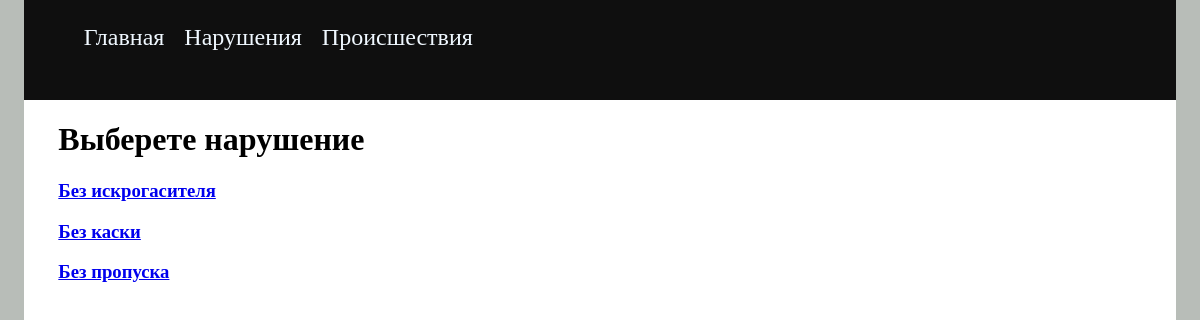
The app's page /violation, older data.
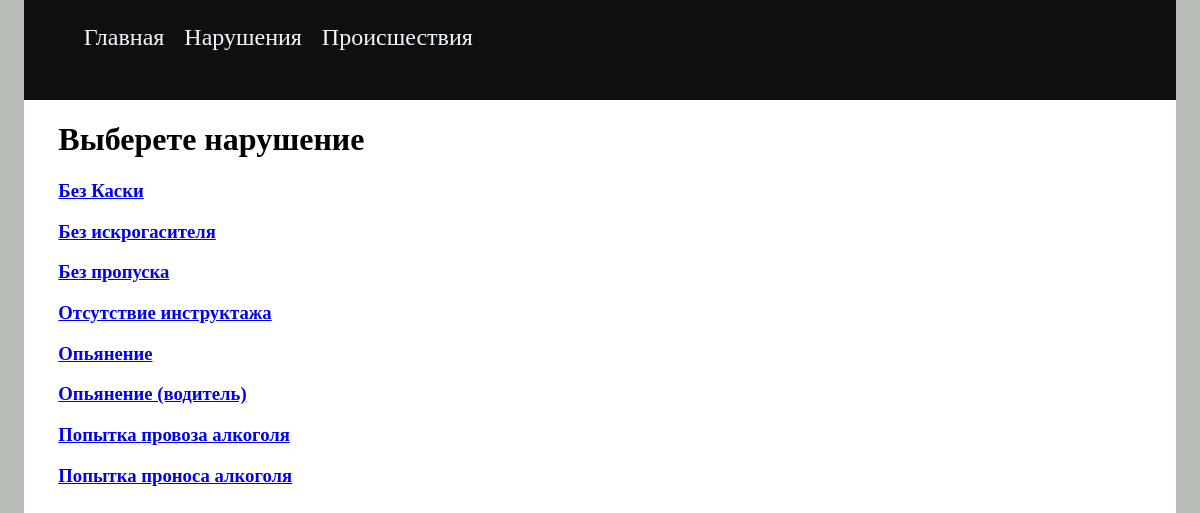
The same page, newer data.
### ohrana/models.py (models this page shows, shortened)
class Sluzhebnaya_zapiska(models.Model):
    title = models.CharField(max_length=255, verbose_name='Название')
    content = models.TextField(blank=True)
    photo = models.ImageField(upload_to="", blank=True)
    time_create = models.DateTimeField(auto_now_add=True)
    time_update = models.DateTimeField(auto_now=True)
    is_published = models.BooleanField(default=True)
    def get_absolute_url(self):
        return reverse('post', kwargs={'post_id': self.pk})
    class Meta:
        verbose_name = "Служебные записки"
        verbose_name_plural = "Служебные записки"
        ordering = ['time_create', 'title']

### ohrana/views.py (the view)
# urls.py: path('violation', violation, name='violation'),
def violation(request):
    posts = Sluzhebnaya_zapiska.objects.all()
    return render(request, 'ohrana/violation.html', {'posts':posts, 'menu':menu, 'title':'Нарушения'})

### ohrana/templates/ohrana/violation.html
{% extends 'ohrana/base.html' %}
{% block content %}
<div class="list-violation">
    <h1>Выберете нарушение</h1>
    {% for p in posts %}
    <h3><a href="{{p.get_absolute_url}}">{{p.title}}</a></h3>
    {% endfor %}
</div>
{% endblock %}

### ohrana/templates/ohrana/base.html (shortened to what this page needs)
<!DOCTYPE html>
{% load static %}
<html lang="en">
<head>
    <link rel="stylesheet" href="{% static 'ohrana/css/styles.css' %}">
</head>
<body>
<div class="list">
    {% block mainmenu %}
    <div class="menu_head">
        <div>
            <ul class="menu">
                {% for m in menu %}
                <li>
                    <a href="{% url m.url_name %}" class= "a">{{m.title}}</a>
                </li>
                {% endfor %}
            </ul>
        </div>
    </div>
    {% endblock %}
    {% block content %}
    {% endblock %}
</div>
</body>
</html>

### ohrana/static/ohrana/css/styles.css (style rules this page uses)
html, body { margin: 0; padding: 0; border: 0; outline: 0; vertical-align: baseline; background: transparent; font-size: 100%; padding-left: 1%; padding-right: 1%; height: 100%; background-color: #b8bdb8; }
.list { height: 100%; width: 100%; background-color: white; }
.menu_head { background-color: rgb(15, 15, 15); height: 100px; font-size: x-large; }
.menu { display: inline-flex; list-style-type: none; color: aliceblue; }
li { margin-left: 20px; }
.a { text-decoration: none; color: aliceblue; }
.list-violation { margin-left: 3%; }

Row changes from the older to the newer data that the page shows:
changed Sluzhebnaya_zapiska: title "Без каски" → "Без Каски"; moves up the list
added Sluzhebnaya_zapiska: title "Отсутствие инструктажа"
added Sluzhebnaya_zapiska: title "Опьянение"
added Sluzhebnaya_zapiska: title "Опьянение (водитель)"
added Sluzhebnaya_zapiska: title "Попытка провоза алкоголя"
added Sluzhebnaya_zapiska: title "Попытка проноса алкоголя"
